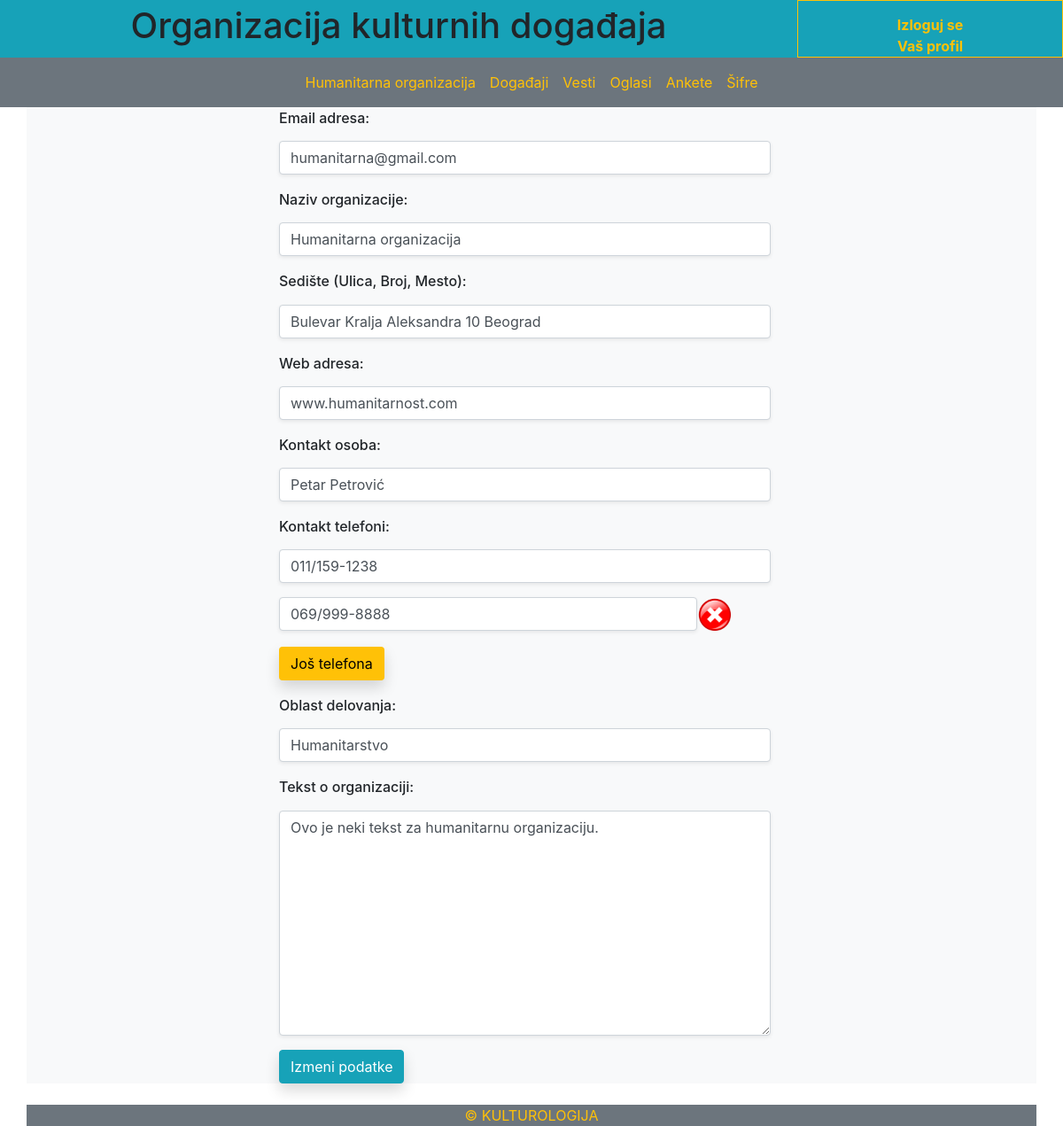
Screenshot of /organizacija/profil.php (signed in) with the database file from the repository.
### tables this page shows
CREATE TABLE `organizacija` (
  `id_organizacija` int(11) NOT NULL AUTO_INCREMENT,
  `username` varchar(45) NOT NULL,
  `password` varchar(45) NOT NULL,
  `nivo` tinyint(1) NOT NULL DEFAULT '0',
  `naziv_organizacije` varchar(100) NOT NULL,
  `sediste` varchar(100) NOT NULL,
  `kontakt_osoba` varchar(45) NOT NULL,
  `email` varchar(45) NOT NULL,
  `tekst_organizacije` text NOT NULL,
  `oblast_delovanja` varchar(45) NOT NULL,
  `web_adresa` varchar(45) NOT NULL,
  `vreme_prijavljivanja` timestamp NULL DEFAULT CURRENT_TIMESTAMP,
  PRIMARY KEY (`id_organizacija`),
  UNIQUE KEY `username_UNIQUE` (`username`)
);

CREATE TABLE `telefon` (
  `id_telefoni` int(11) NOT NULL AUTO_INCREMENT,
  `telefon` varchar(45) DEFAULT NULL,
  `organizacija_id_organizacija` int(11) NOT NULL,
  PRIMARY KEY (`id_telefoni`),
  KEY `fk_telefoni_organizacija1_idx` (`organizacija_id_organizacija`),
  CONSTRAINT `fk_telefoni_organizacija1` FOREIGN KEY (`organizacija_id_organizacija`) REFERENCES `organizacija` (`id_organizacija`) ON DELETE NO ACTION ON UPDATE NO ACTION
);

### organizacija/profil.php (the view, shortened to what this page needs)
<?php
$link = mysqli_connect("localhost", "root", "", "kultura")
        or die("Greska prilikom konekcije na bazu!");
mysqli_set_charset($link, "utf8");
$username = $_SESSION['username'];
$organizacija = mysqli_query($link, "SELECT * FROM organizacija WHERE username='$username'");
$podaci = mysqli_fetch_array($organizacija);
    $id_organizacija = $podaci['id_organizacija'];
    $email = $podaci['email'];
    $naziv_organizacije = $podaci['naziv_organizacije'];
    $sediste = $podaci['sediste'];
    $web_adresa = $podaci['web_adresa'];
    $kontakt_osoba= $podaci['kontakt_osoba'];
    $oblast_delovanja = $podaci['oblast_delovanja'];
    $tekst_organizacije = $podaci['tekst_organizacije'];
$telefoni = mysqli_query($link, "SELECT telefon FROM telefon WHERE organizacija_id_organizacija = '$id_organizacija'");
    $telefon1 = mysqli_fetch_array($telefoni)[0];
    $telefon2 = mysqli_fetch_array($telefoni)[0];
?>
<!DOCTYPE html>
<html>
<head>
<?php
include_once "../moduli/bootstrapModul.php";
?>
</head>
<body>
    <div class="container-fluid bg-info">
        <div class="row">
            <h1 class="col-sm-9" style="display: flex; justify-content: center; align-items: center;">Organizacija kulturnih događaja</h1>
            <div class="col-sm-3 border border-warning" style="align-items: center; padding-top:15px">
                <a class="text-warning" style="display: flex; justify-content: center;" href="../logout.php"><b>Izloguj se</b></a>
                <a class="text-warning" style="display: flex; justify-content: center;" href="../profil.php"><b>Vaš profil</b></a>
            </div>
        </div>
    </div>
    <nav class="navbar navbar-expand-md bg-secondary navbar-dark sticky-top">
        <div class="collapse navbar-collapse" id="collapsibleNavbar">
            <ul class="navbar-nav align-content-center mx-auto">
                <li class="nav-item flex-fill">
                    <a class="nav-link text-warning" href="organizacija.php"><?php echo $_SESSION['naziv_organizacije']; ?></a>
                </li>
                <li class="nav-item flex-fill">
                    <a class="nav-link text-warning active" href="Odogadjaji.php">Događaji</a>
                </li>
                <li class="nav-item flex-fill">
                    <a class="nav-link text-warning" href="Ovesti.php">Vesti</a>
                </li>
                <li class="nav-item flex-fill">
                    <a class="nav-link text-warning" href="Ooglasi.php">Oglasi</a>
                </li>
                <li class="nav-item flex-fill">
                    <a class="nav-link text-warning" href="Oankete.php">Ankete</a>
                </li>
                <li class="nav-item flex-fill">
                <a class="nav-link text-warning" href="Osifra.php">Šifre</a>
            </li>
            </ul>
        </div>
    </nav>
    <div class="container">
        <div class="row">
            <div class="col-sm-3 list-group bg-light"></div>
            <div class="col-sm-6 list-group bg-light">
                <form action="izmeniProfil.php" method="POST">
                    <div class="form-group">
                        <label for="email"><h6>Email adresa:</h6></label>
                        <input type="email" class="form-control shadow-sm" name="email" id="email" placeholder="Email adresa..." value="<?php echo $email; ?>" required>
                    </div>
                    <div class="form-group">
                        <label for="naziv_organizacije"><h6>Naziv organizacije:</h6></label>
                        <input type="text" class="form-control shadow-sm" name="naziv_organizacije" id="naziv_organizacije" placeholder="Naziv organizacije..." value="<?php echo $naziv_organizacije; ?>" required>
                    </div>
                    <div class="form-group">
                        <label for="sediste"><h6>Sedište (Ulica, Broj, Mesto):</h6></label>
                        <input type="text" class="form-control shadow-sm" name="sediste" id="sediste" placeholder="Sedište(Ulica, Broj, Mesto)..." value="<?php echo $sediste; ?>" required>
                    </div>
                    <div class="form-group">
                        <label for="web_adresa"><h6>Web adresa:</h6></label>
                        <input type="text" class="form-control shadow-sm" name="web_adresa" id="web_adresa" placeholder="Web adresa..." value="<?php echo $web_adresa; ?>" required>
                    </div>
                    <div class="form-group">
                        <label for="kontakt_osoba"><h6>Kontakt osoba:</h6></label>
                        <input type="text" class="form-control shadow-sm" name="kontakt_osoba" id="kontakt_osoba" placeholder="Kontakt osoba..." value="<?php echo $kontakt_osoba; ?>" required>
                    </div>
                    <div class="form-group">
                        <label for="telefon1"><h6>Kontakt telefoni:</h6></label>
                        <input type="text" class="form-control shadow-sm" name="telefon1" id="telefon1" value="<?php echo $telefon1; ?>" required>
                    </div>
<?php if(isset($telefon2)){
            echo '<div class="form-group">
                    <div class="clearfix">
                        <input type="text" class="form-control float-left shadow-sm" name="telefon2" style="width:85%" id="telefon2" value="'.$telefon2.'">
                        <a href="brisanjeTelefona.php?telefon='.$telefon2.'"><img style="width:40px" src="../slike/obrisi.png"></a>
                     </div>
                    </div>';
      }
?>
        <div class="form-group" id="dodajTelefon">
            <input type="button" class="btn shadow bg-warning align-auto" onclick="dodajTelefon()" value="Još telefona"/>
        </div>
                    <div class="form-group">
                        <label for="oblast_delovanja"><h6>Oblast delovanja:</h6></label>
                        <input type="text" class="form-control shadow-sm" name="oblast_delovanja" id="oblast_delovanja" placeholder="Oblast delovanja..." value="<?php echo $oblast_delovanja; ?>" required>
                    </div>
                    <div class="form-group">
                        <label for="tekst_organizacije"><h6>Tekst o organizaciji:</h6></label>
                        <textarea rows="10" cols="30" class="form-control shadow-sm" id="tekst_organizacije" name="tekst_organizacije" required><?php echo $tekst_organizacije; ?></textarea>
                    </div>
                    <button type="submit" class="btn shadow btn-info" style="margin-botom:100px;">Izmeni podatke</button><br/>
                </form>
            </div>
            <div class="col-sm-3 list-group bg-light"></div>
        </div>
    </div>
<?php
include_once "../moduli/footerModul.php";
?>
</body>
</html>

### rows the page displays
organizacija: email "humanitarna@gmail.com", naziv_organizacije "Humanitarna organizacija", sediste "Bulevar Kralja Aleksandra 10 Beograd", web_adresa "www.humanitarnost.com", kontakt_osoba "Petar Petrović", oblast_delovanja "Humanitarstvo", tekst_organizacije "Ovo je neki tekst za humanitarnu organizaciju."
telefon: telefon1 "011/159-1238"
telefon: telefon2 "069/999-8888"

### other values shown
$_SESSION['naziv_organizacije'] "Humanitarna organizacija"
